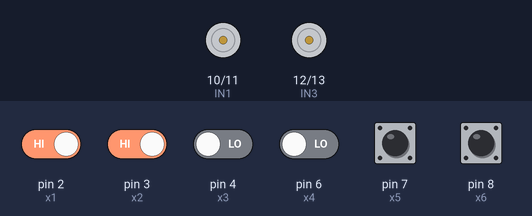
The sketch below on a simulated Arduino Uno, built with avr-gcc and run on an emulated ATmega328P. Parts: motor-driver pin pairs drawn as motors (green arrow = first pin HIGH = forward, orange = second pin HIGH = backward, longer = more drive, scaled by the enable pin). Inputs (shaded band) come from the test bench; at power-on: pin 2 (x1), pin 3 (x2), pin 7 (x5), pin 8 (x6) HIGH, pin 4 (x3), pin 6 (x4) LOW.

Above: at 1.2 s.
1.3 s: pin 2 (x1) driven LOW and pin 3 (x2) driven LOW
At 1.8 s:
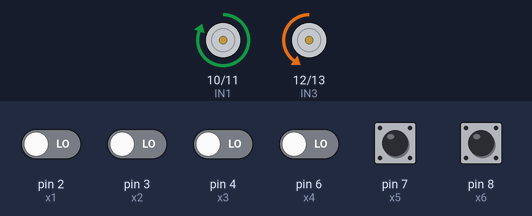
2.8 s: pin 6 (x4) driven HIGH
At 4.0 s:
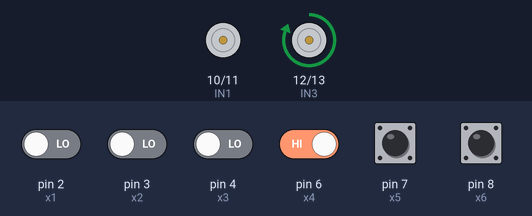
4.3 s: pin 6 (x4) driven LOW
At 5.3 s:
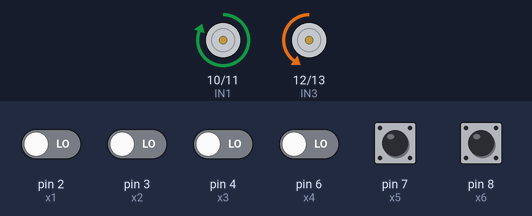
Timing chart, 0 to 7.3 s (numbered marks = the images above; inputs shaded):
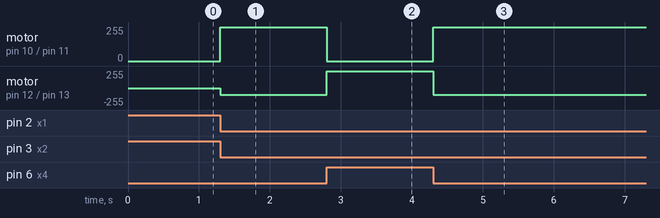

Measured:
- after the input at 1.3 s, motor on pin 10 (IN1) / pin 11 (IN2): stopped → forward 255/255 at once; motor on pin 12 (IN3) / pin 13 (IN4): stopped → backward 100/255 at once
- after the input at 2.8 s, motor on pin 10 (IN1) / pin 11 (IN2): forward 255/255 → stopped at once; motor on pin 12 (IN3) / pin 13 (IN4): backward 100/255 → forward 255/255 at once
- after the input at 4.3 s, motor on pin 10 (IN1) / pin 11 (IN2): stopped → forward 255/255 at once; motor on pin 12 (IN3) / pin 13 (IN4): forward 255/255 → backward 100/255 at once

The sketch:

6_IR_sensors.ino
```cpp
const int ENA = 5;
const int IN1 = 10;
const int IN2 = 11;
const int IN3 = 12;
const int IN4 = 13;
const int ENB = 9;
int x1 = 2;
int x2 = 3;
int x3 = 4;
int x4 = 6;
int x5 = 7;
int x6 = 8;
int SN1 = digitalRead(x1);
int SN2 = digitalRead(x2);
int SN3 = digitalRead(x3);
int SN4 = digitalRead(x4);
int SN5 = digitalRead(x5);
int SN6 = digitalRead(x6);


void setup() {
  //IR Sensor Array//
  pinMode(SN1, INPUT);
  pinMode(SN2, INPUT);
  pinMode(SN3, INPUT);
  pinMode(SN4, INPUT);
  pinMode(SN5, INPUT);
  pinMode(SN6, INPUT);
  //L298 N motor //
  pinMode(IN1, OUTPUT);
  pinMode(IN2, OUTPUT);
  pinMode(IN3, OUTPUT);
  pinMode(IN4, OUTPUT);
  pinMode(ENA, OUTPUT);
  pinMode(ENB, OUTPUT);

}

void loop() {
 SN1 = digitalRead(x1);
 SN2 = digitalRead(x2);
 SN3 = digitalRead(x3);
 SN4 = digitalRead(x4);
 SN5 = digitalRead(x5);
 SN6 = digitalRead(x6);
  //FORWARD//
  if (SN1 == LOW && SN2 == LOW && SN3 == HIGH && SN4 == HIGH && SN5 == LOW && SN6 == LOW)
  {
    analogWrite(ENA, 255);
    analogWrite(ENB, 255);
    digitalWrite(IN1, HIGH);
    digitalWrite(IN2, LOW);
    digitalWrite(IN3, HIGH);
    digitalWrite(IN4, LOW);
  }
  //STOP//
  else if (SN1 == HIGH && SN2 == HIGH && SN3 == HIGH && SN4 == HIGH && SN5 == HIGH && SN6 == HIGH)
  {
    analogWrite(ENA, 0);
    analogWrite(ENB, 0);
    digitalWrite(IN1, LOW);
    digitalWrite(IN2, LOW);
    digitalWrite(IN3, LOW);
    digitalWrite(IN4, LOW);
  }
  //CURRVY LEFT//

  else if (SN1 == LOW && SN2 == LOW && SN3 == LOW && SN4 == LOW && SN5 == HIGH && SN6 == HIGH)
  {
    analogWrite(ENA, 255);
    analogWrite(ENB, 100);
    digitalWrite(IN1, HIGH);
    digitalWrite(IN2, LOW);
    digitalWrite(IN3, LOW);
    digitalWrite(IN4, HIGH);
  }
  //SHARP LEFT//
  else if (SN1 == HIGH && SN2 == HIGH && SN3 == HIGH && SN4 == LOW && SN5 == LOW && SN6 == LOW)
  {
    analogWrite(ENA, 255);
    analogWrite(ENB, 0);
    digitalWrite(IN1, HIGH);
    digitalWrite(IN2, LOW);
    digitalWrite(IN3, LOW);
    digitalWrite(IN4, LOW);
  }
  //CURVY RIGHT//

  else if (SN1 == HIGH && SN2 == HIGH && SN3 == LOW && SN4 == LOW && SN5 == LOW && SN6 == LOW)
  {
    analogWrite(ENA, 100);
    analogWrite(ENB, 255);
    digitalWrite(IN1, LOW);
    digitalWrite(IN2, HIGH);
    digitalWrite(IN3, HIGH);
    digitalWrite(IN4, LOW);
  }
  //SHARP RIGHT//
  else if (SN1 == LOW && SN2 == LOW && SN3 == LOW && SN4 == HIGH && SN5 == HIGH && SN6 == HIGH)
  {
    analogWrite(ENA, 0);
    analogWrite(ENB, 255);
    digitalWrite(IN1, LOW);
    digitalWrite(IN2, LOW);
    digitalWrite(IN3, HIGH);
    digitalWrite(IN4, LOW);
  }

}
```
